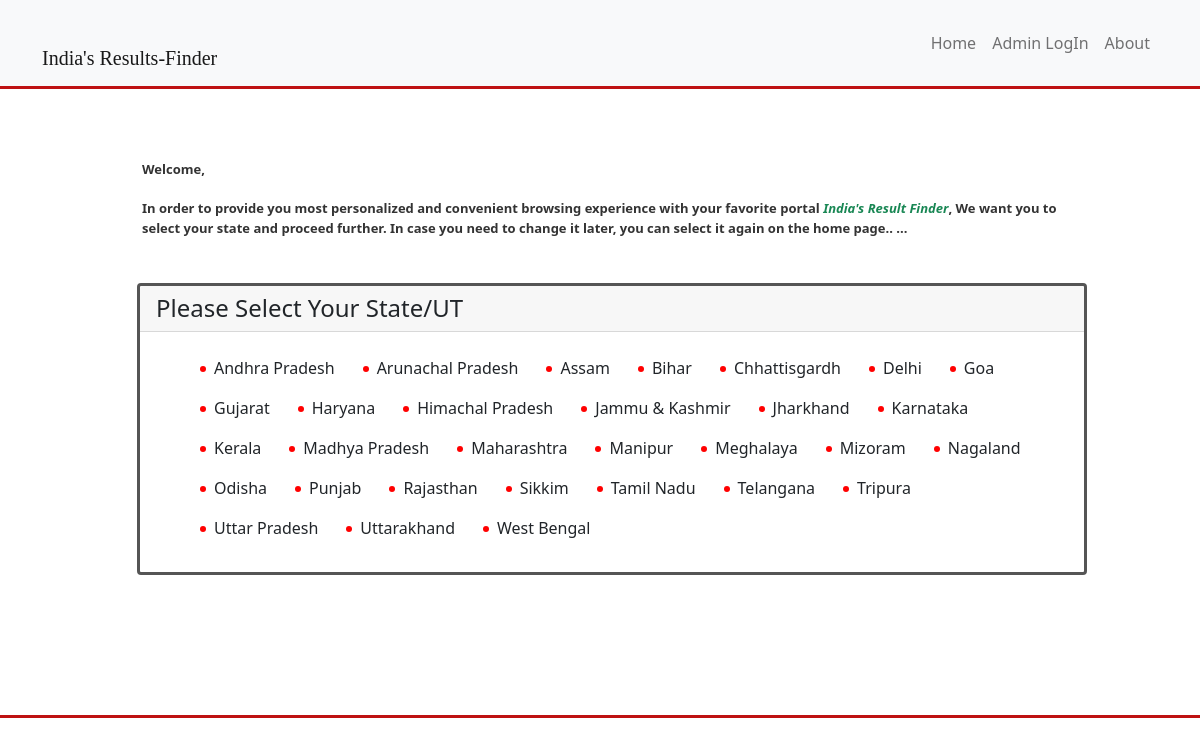
The page / on the database its author committed.
### result/models.py (models this page shows, shortened)
class State(models.Model):
    state = models.CharField(max_length=20)
    slug = models.SlugField()

### result/views.py (the view)
# urls.py: 2. Add a URL to urlpatterns:  path('', views.home, name='home')
def home(request):
    context = {
        'sta':State.objects.all(),
    }
    return render(request,'base.html',context)

### result/templates/base.html (shortened to what this page needs)
<!DOCTYPE html>
<html lang="en">
<head>
    <link href="https://cdn.jsdelivr.net/npm/bootstrap@5.0.0-beta1/dist/css/bootstrap.min.css" rel="stylesheet">
</head>
<body>
    <nav class="navbar navbar-expand-lg navbar-light bg-light">
        <div class="container">
            <a href="{% url 'home' %}" class="navbar-brand" style="font-family: cursive;"> <br> India's Results-Finder</a>
            <ul class="navbar-nav">
                {% if user.is_authenticated %}
                    <li class="nav-item">
                        <a href="{% url 'signup' %}" class="nav-link">Admin SignUp</a>
                    </li>
                    <li class="nav-item">
                        <a href="{% url 'logout' %}" class="nav-link">LogOut</a>
                    </li>
                {% else %}
                    <li class="nav-item">
                        <a href="{% url 'home' %}" class="nav-link">Home</a>
                    </li>
                    <li class="nav-item">
                        <a href="{% url 'login' %}" class="nav-link">Admin LogIn</a>
                    </li>
                    <li class="nav-item">
                        <a href="{% url 'about' %}" class="nav-link">About</a>
                    </li>
                {% endif %}
            </ul>
        </div>
    </nav>
<div style="background-color:rgb(243, 10, 10);">
    <hr style="height: 3px; margin-top: 0;">
</div>
{% block content %}
    <div class="row" style="height: 600px;">
        <div class="col-lg-12 mx-auto" style="width:950px; margin-top: 50px;">
            <div style="padding:5px; font-size:13px; font-weight:bold; color:#333;">
                Welcome,</br></br>In order to provide you most personalized and
                convenient browsing experience with your favorite portal
                <i class="text-success fw-bold">India's Result Finder</i>, We want you to select your state and proceed further.
                In case you need to change it later, you can select it again on the
                home page.. ...</div>
            <div class="card" style="width:950px; float:left;height:292px; background-color:#ffffff; margin-top:40px; border:3px solid #555555;">
                <div class="card-header h4">Please Select Your State/UT <img width="40px" src="https://upload.wikimedia.org/wikipedia/commons/thumb/7/74/India-map-en.svg/877px-India-map-en.svg.png" alt=""> </div>
                <div class="card-body">
                    <ul>
                        {% for foo in sta %}
                        <li class=" float-start" style="margin-left: 30px; color: red;">
                            <a value={{foo.slug}} style="margin-left: -20px;" href="{% url 'boards' foo.slug %}" class="nav-link text-dark">{{ foo.state }}</a>
                        </li>
                        {% endfor %}
                    </ul>
                </div>
            </div>
        </div>
    </div>
    <div style="background-color:rgb(243, 10, 10);">
        <hr style="height: 2.5px; margin-top: 10px;">
    </div>
{% endblock %}
</body>
</html>

### rows shown on the page
State: state "Andhra Pradesh"
State: state "Arunachal Pradesh"
State: state "Assam"
State: state "Bihar"
State: state "Chhattisgardh"
State: state "Delhi"
State: state "Goa"
State: state "Gujarat"
State: state "Haryana"
State: state "Himachal Pradesh"
State: state "Jammu & Kashmir"
State: state "Jharkhand"
State: state "Karnataka"
State: state "Kerala"
State: state "Madhya Pradesh"
State: state "Maharashtra"
State: state "Manipur"
State: state "Meghalaya"
State: state "Mizoram"
State: state "Nagaland"
State: state "Odisha"
State: state "Punjab"
State: state "Rajasthan"
State: state "Sikkim"
State: state "Tamil Nadu"
State: state "Telangana"
State: state "Tripura"
State: state "Uttar Pradesh"
State: state "Uttarakhand"
State: state "West Bengal"
